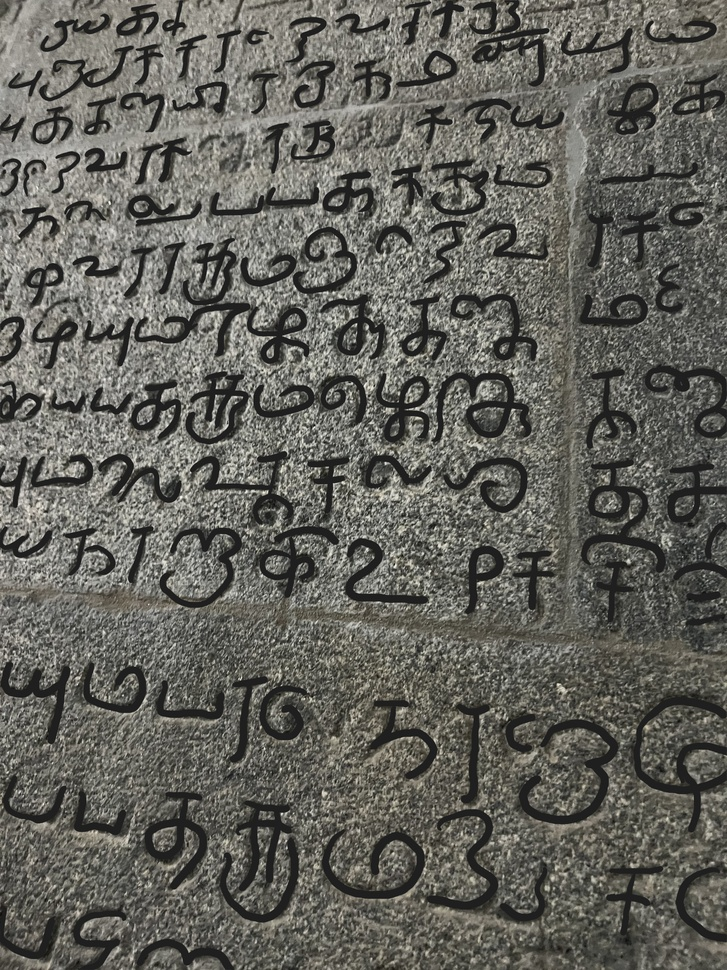
#> input picture InkToMaskAnnotatedImages/inked/ins5/IMG_4018.jpg, 727 x 970 px, shrunk from 3024 x 4032 before the run; its folder holds only this picture in this run
$ jupyter execute inkedToMask.ipynb
#> lines starting #> are read from the running program, lines starting #| are printed output that depends on the picture; after the words box and inside, x2 and y2 are one past the last pixel; in counts of white or black regions, pixels touching at a corner belong together
[cell 1]
import cv2
import numpy as np
import os

def process_images_to_bw(
    main_folder='inked',
    output_main_folder='inked_output',
    threshold_value=50
):
    """
    This script:
    1. Reads images from each subfolder in 'inked'.
    2. Converts them to grayscale.
    3. Applies a binary threshold (THRESH_BINARY_INV).
    4. Performs a morphological open operation to clean small noise.
    5. Saves a purely black-and-white image (white pen markings on black background)
       in a separate folder 'inked_output' outside the 'inked' folder, mirroring subfolder structure.
    """
#> called with main_folder = 'inked', output_main_folder = 'masks', threshold_value = 50
    # Ensure the output main folder exists (outside 'inked')
    os.makedirs(output_main_folder, exist_ok=True)

    # Iterate over each subfolder in the main folder
    for subfolder in os.listdir(main_folder):
        subfolder_path = os.path.join(main_folder, subfolder)
        if os.path.isdir(subfolder_path):
            # Create a corresponding subfolder in the output directory
            output_subfolder_path = os.path.join(output_main_folder, subfolder)
            os.makedirs(output_subfolder_path, exist_ok=True)

            # Process each image in the subfolder
            for filename in os.listdir(subfolder_path):
                if filename.lower().endswith(('.png', '.jpg', '.jpeg')):
                    image_path = os.path.join(subfolder_path, filename)
                    img = cv2.imread(image_path)
#> img is the input picture: shape (970, 727, 3); mean B, G, R 92.6, 99.1, 99.7
                    if img is None:
                        print(f"Could not read image: {image_path}")
                        continue

                    # 1. Convert image to grayscale
                    gray = cv2.cvtColor(img, cv2.COLOR_BGR2GRAY)

                    # 2. Apply thresholding (threshold_value is adjustable; default=50)
                    #    THRESH_BINARY_INV -> Dark markings become white, background black
                    _, mask = cv2.threshold(gray, threshold_value, 255, cv2.THRESH_BINARY_INV)
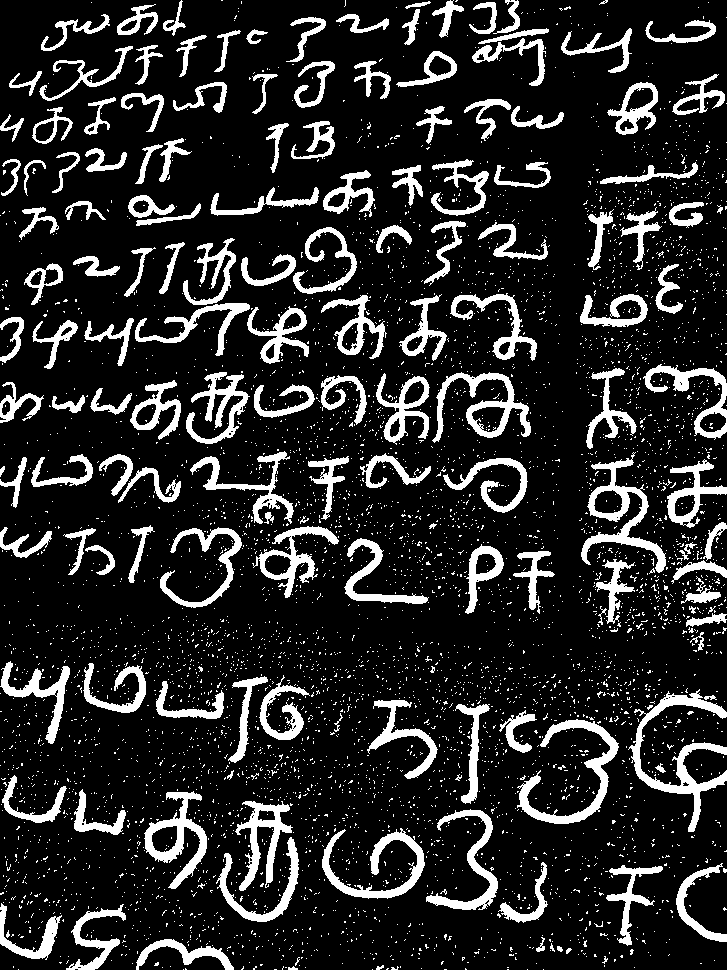
#> mask: shape (970, 727); 15.7% white; 5227 white regions (5072 under 20 px), largest, box (x1, y1, x2, y2) and area: (628, 689, 727, 832) 2959, (581, 452, 666, 573) 2375, (517, 719, 619, 824) 2350

                    # 3. Morphological operation (Opening) to remove small noise
                    kernel = np.ones((3, 3), np.uint8)
                    mask_cleaned = cv2.morphologyEx(mask, cv2.MORPH_OPEN, kernel)
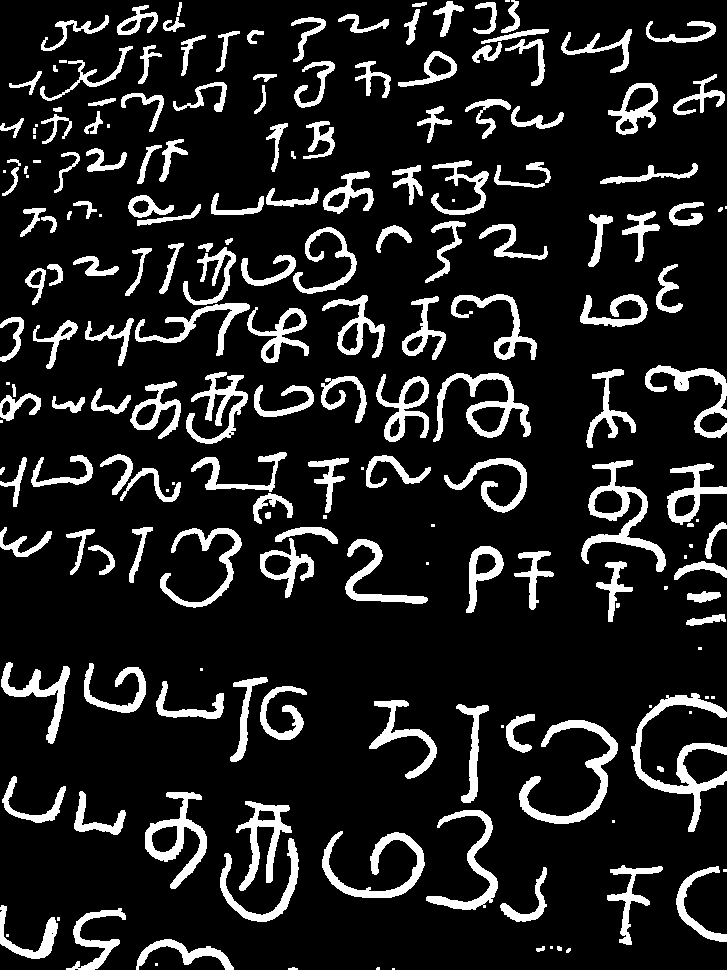
#> mask_cleaned: shape (970, 727); 13.4% white; 199 white regions (40 under 20 px), largest, box (x1, y1, x2, y2) and area: (631, 693, 727, 832) 2823, (581, 460, 666, 572) 2279, (519, 720, 618, 824) 2276

                    # (Optional) Invert if you want black markings on a white background:
                    # mask_cleaned = cv2.bitwise_not(mask_cleaned)

                    # 4. Save the purely black-and-white result in the new output folder
                    output_path = os.path.join(output_subfolder_path, f'pen_{filename}')
                    cv2.imwrite(output_path, mask_cleaned)
                    print(f'Processed and saved: {output_path}')
#> pass 2 of the loop in process_images_to_bw, `for subfolder in os.listdir(main_folder):`:
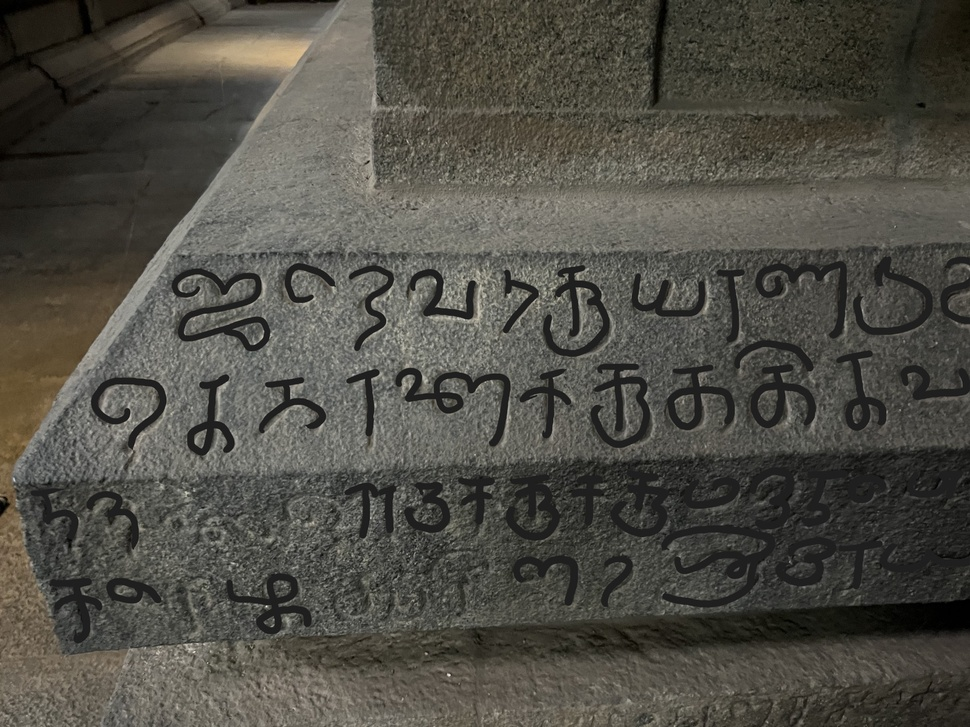
#> input picture InkToMaskAnnotatedImages/inked/ins6/IMG_4037.jpg, 970 x 727 px, shrunk from 4032 x 3024 before the run
#> in process_images_to_bw, img is the input picture: shape (727, 970, 3); mean B, G, R 70, 77.7, 79.5
#> gray: shape (727, 970)
#> in process_images_to_bw, `_, mask = cv2.threshold(gray, threshold_value, 255, cv2.THRESH_BINARY_..`:
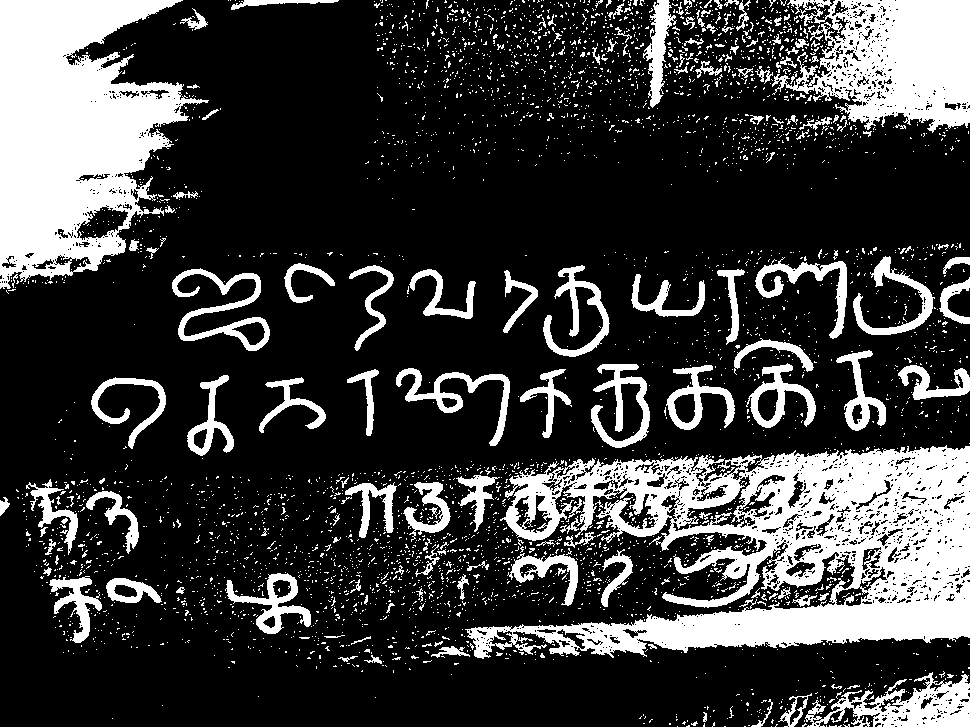
#> mask: shape (727, 970); 23.7% white; 3840 white regions (3675 under 20 px), largest, box (x1, y1, x2, y2) and area: (465, 445, 970, 659) 53431, (0, 0, 209, 289) 36051, (772, 0, 970, 133) 16634
#> in process_images_to_bw, `mask_cleaned = cv2.morphologyEx(mask, cv2.MORPH_OPEN, kernel)`:
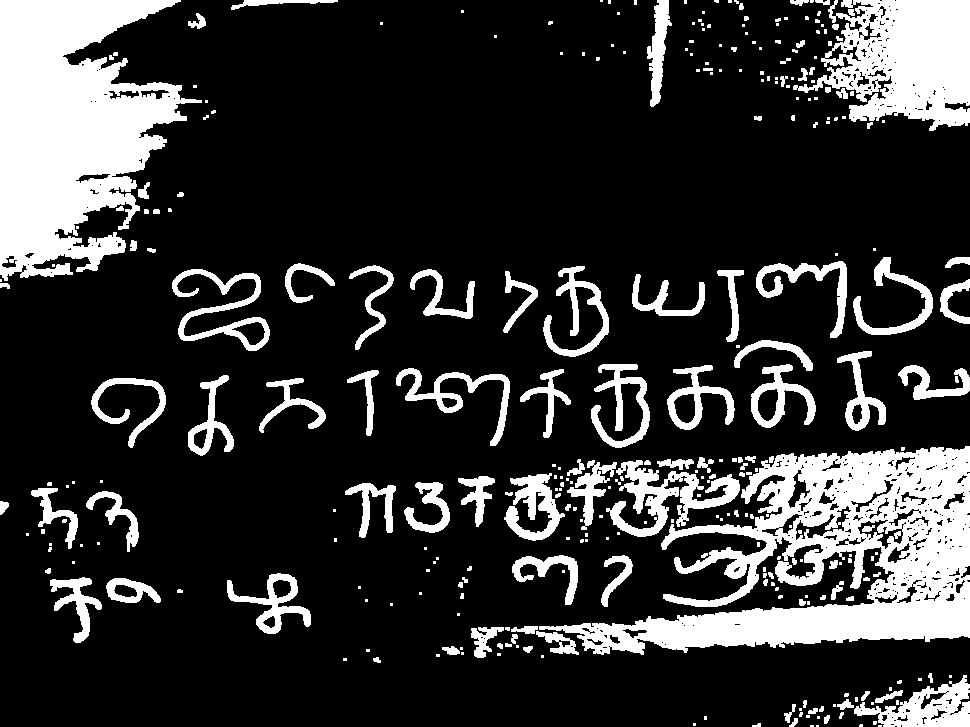
#> mask_cleaned: shape (727, 970); 20.2% white; 316 white regions (183 under 20 px), largest, box (x1, y1, x2, y2) and area: (539, 446, 970, 655) 38320, (0, 0, 202, 281) 34682, (793, 0, 970, 131) 14438

if __name__ == "__main__":
    # Usage example:
    #  - The original images are in a folder named "inked"
    #  - The processed images will be saved in a folder named "inked_output"
    #  - You can also adjust the threshold_value if needed.
    process_images_to_bw(main_folder="inked", output_main_folder="masks", threshold_value=50)
